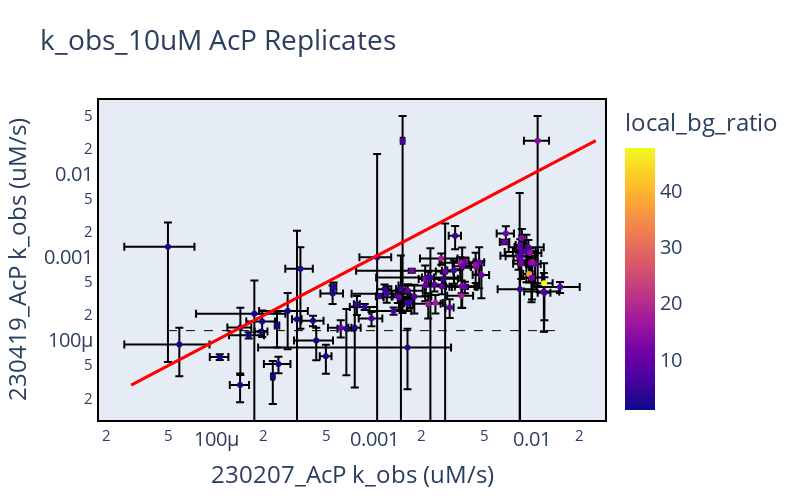
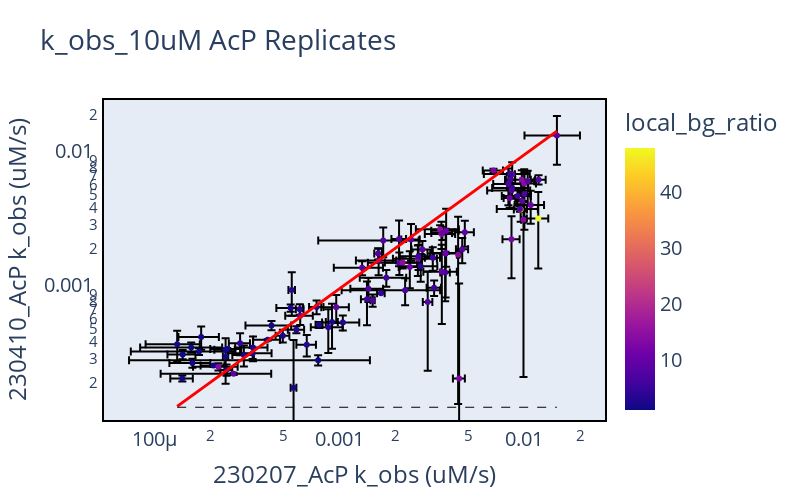
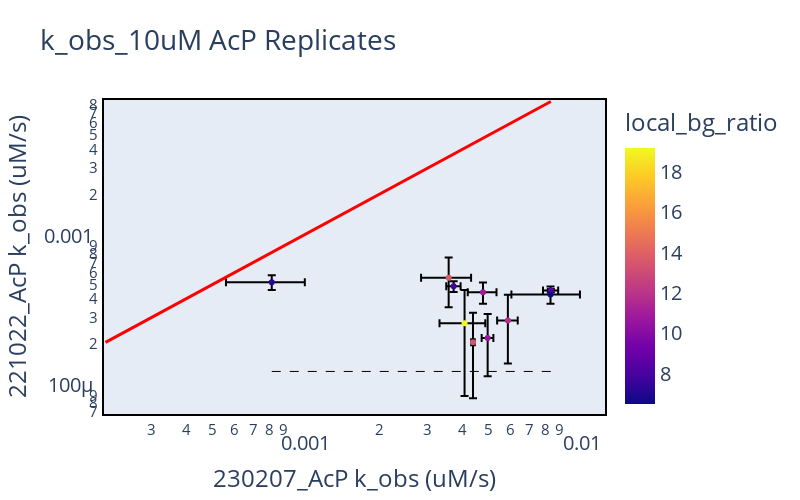
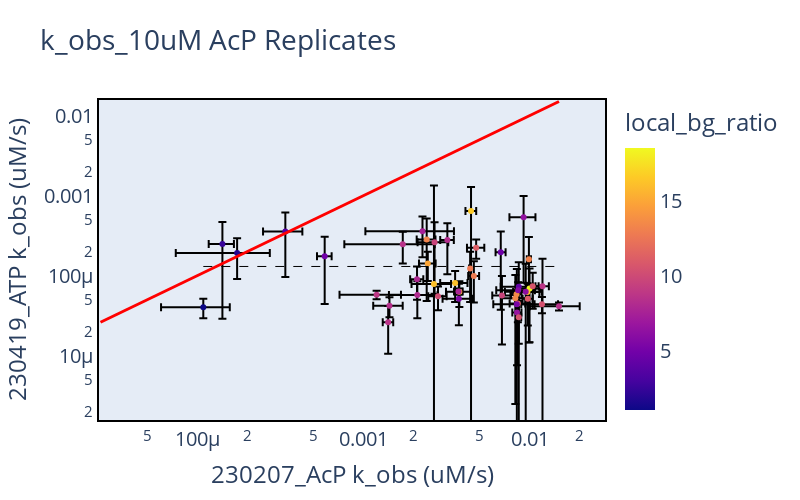

Notebook code cell kept with these figures, in order:
### Code cell
# remove empty dfs
for key, value in all_experiment_dfs.items():
    if len(value) == 0:
        del all_experiment_dfs[key]

# create list of combinations from dictionary
result_list = list(map(dict, itertools.combinations(
    all_experiment_dfs.items(), 2)))

for i in result_list:
    fig = aggregation.compare_replicates(dfs=i, color='local_bg_ratio', parameter='k_obs', parameter_label='k_obs (uM/s)', scale='log')
    fig.update_layout(title_text='k_obs_10uM AcP Replicates')

    # add a horizontal line at AcP water rate
    fig.add_shape(type='line',
                    x0=min(fig.data[0]['x']),
                    y0=df_water_rates[df_water_rates['Substrate'] == 'AcP']['Median Rate (uM/s)'].values[0],
                    x1=max(fig.data[0]['x']),
                    y1=df_water_rates[df_water_rates['Substrate'] == 'AcP']['Median Rate (uM/s)'].values[0],
                    line=dict(color='black', width=1, dash='dash')
                    )

    # save png
    title = '_'.join(list(i.keys()))
    fig.write_image(f'/Users/micaholivas/Desktop/Stanford/Research/Projects/Salesforce_Progen_Predictions/Small_ACYP_Library/5_Interpretation/SFL_progress_presentation/kobs_10uM_AcP_fit/{title}_kobs_10uM_scatter.png')
    
    display(fig)

### Figure 1 — Plotly figure (JSON) as saved in the notebook; plotly's stock layout.template omitted (floating-point values rounded to 4 significant figures)
{"data": [{"error_x": {"array": [0.0006798, 0.001577, 0.0006023, 0.0009053, 0.004977, 0.00141, 0.001574, 0.001897, 0.002953, 0.0004639, 0.0009137, 0.0005303, 0.002228, 0.0008519, 0.001954, 9.636e-05, 0.001101, 0.001636, 0.0007799, 0.0002939, 0.0008853, 0.001742, 0.0007082, 0.0002836, 0.0007676, 0.002366, 0.002327, 0.0003292, 0.0001782, 0.0009559, 0.0003477, 0.0006846, 0.0003, 0.0003553, 0.001236, 7.664e-05, 0.00029, 0.0006376, 6.539e-05, 0.0005603, 0.0002228, 0.0006642, 0.0003102, 0.0001905, 0.0006306, 0.000757, 0.0009121, 0.0004607, 0.0004006, 0.000193, 0.0006478, 0.0007348, 0.0001022, 0.0002369, 0.0004815, 0.000435, 0.0001701, 0.0002884, 0.0005681, 0.0002794, 2.45e-05, 1.414e-05, 6.786e-05, 4.205e-05, 3.994e-05, 8.045e-06, 8.891e-05, 6.731e-05, 0.001438, 4.72e-05, 9.946e-05, 1.968e-05, 0.0001042, 0.0001201, 7.889e-05, 0.0003931, 6.739e-05, 0.0001187, 8.064e-05, 0.0001633, 4.024e-05, 5.551e-06, 0.0005036, 4.02e-05, 2.324e-05, 3.213e-05, 2.247e-05, 3.354e-05, 1.788e-05, 2.26e-05, 5.857e-05, 9.949e-05]}, "error_y": {"array": [0.0002882, 0.000259, 0.004602, 0.0003668, 6.73e-05, 0.000316, 0.0003574, 0.000324, 0.0002586, 9.295e-05, 2.427e-05, 0.000243, 0.0001657, 0.000423, 0.02477, 0.0001466, 0.0001983, 0.0006799, 0.0001284, 0.00049, 0.000339, 0.0001519, 0.0001482, 0.0002753, 0.0002645, 0.0002982, 0.0006308, 0.0001407, 6.366e-05, 3.915e-05, 0.0004465, 0.0001163, 0.0002172, 0.001867, 0.0007107, 4.982e-05, 0.0005579, 0.000122, 0.0003187, 8.7e-05, 0.0001034, 9.742e-05, 8.432e-05, 0.000249, 8.937e-05, 2.557e-05, 0.0001393, 0.0005308, 7.922e-05, 9.751e-05, 6.792e-05, 7.851e-05, 5.706e-05, 0.01647, 8.156e-05, 9.177e-05, 2.02e-05, 9.523e-05, 0.0002874, 7.054e-05, 0.0001041, 4.92e-06, 2.476e-05, 2.441e-05, 9.925e-06, 6.897e-05, 9.112e-05, 0.0001141, 5.592e-05, 1.166e-05, 0.0006307, 1.099e-05, 3.321e-05, 5.714e-05, 4.255e-05, 2.217e-05, 0.000589, 4.187e-05, 9.99e-05, 3.605e-05, 0.02489, 1.963e-05, 0.0001276, 5.904e-05, 0.001281, 5.238e-05, 6.03e-05, 6.971e-05, 2.052e-06, 0.001896, 1.296e-05, 0.0003134]}, "hovertemplate": "<b>%{hovertext}</b><br><br>x=%{x}<br>y=%{y}<br>color=%{marker.color}<extra></extra>", "hovertext": ["1A10_hsapiens2_highlambda_highid_2", "1A11_hsapiens2_highlambda_highid_3", "1A12_hsapiens2_highlambda_highid_4", "1A1_hsapiens2_wt", "1A2_hsapiens2_pross_5", "1A3_hsapiens2_pross_8", "1A4_hsapiens2_pross_7", "1A5_hsapiens2_pross_6", "1A6_hsapiens2_pross_9", "1A7_hsapiens2_pross_4", "1A8_hsapiens2_pross_2", "1B10_hsapiens2_lowlambda_lowid_2", "1B11_hsapiens2_lowlambda_lowid_3", "1B12_hsapiens2_lowlambda_lowid_4", "1B1_hsapiens2_highlambda_highid_5", "1B3_hsapiens2_highlambda_highid_7", "1B4_hsapiens2_highlambda_highid_8", "1B5_hsapiens2_highlambda_highid_9", "1B6_hsapiens2_highlambda_highid_10", "1B7_hsapiens2_highlambda_highid_11", "1B8_hsapiens2_highlambda_highid_12", "1B9_hsapiens2_lowlambda_lowid_1", "1C11_phorikoshii_pross_4", "1C1_hsapiens2_lowlambda_lowid_5", "1C2_hsapiens2_lowlambda_lowid_6", "1C3_hsapiens2_lowlambda_lowid_7", "1C4_hsapiens2_lowlambda_lowid_8", "1C6_phorikoshii_wt", "1C7_phorikoshii_pross_9", "1C8_phorikoshii_pross_2", "1C9_phorikoshii_pross_3", "1D10_phorikoshii_lowlambda_highid_8", "1D1_phorikoshii_pross_5", "1D2_phorikoshii_pross_8", "1D3_phorikoshii_lowlambda_highid_1", "1D4_phorikoshii_lowlambda_highid_2", "1D5_phorikoshii_lowlambda_highid_3", "1D8_phorikoshii_lowlambda_highid_6", "1D9_phorikoshii_lowlambda_highid_7", "1E12_phorikoshii_highlambda_highid_8", "1E1_phorikoshii_lowlambda_highid_11", "1E2_phorikoshii_lowlambda_highid_12", "1E3_phorikoshii_lowlambda_highid_13", "1E4_phorikoshii_lowlambda_highid_14", "1E6_phorikoshii_highlambda_highid_2", "1E7_phorikoshii_highlambda_highid_3", "1E8_phorikoshii_highlambda_highid_4", "1F1_phorikoshii_highlambda_highid_9", "1F2_phorikoshii_highlambda_highid_10", "1F3_phorikoshii_highlambda_highid_11", "1F4_phorikoshii_highlambda_highid_12", "1F5_phorikoshii_highlambda_highid_13", "1F6_phorikoshii_lowlambda_lowid_1", "1F7_phorikoshii_lowlambda_lowid_2", "1F8_phorikoshii_lowlambda_lowid_3", "1G1_phorikoshii_lowlambda_lowid_8", "1G2_phorikoshii_lowlambda_lowid_9", "1G3_phorikoshii_highlambda_lowid_1", "1G6_phorikoshii_highlambda_lowid_4", "1G9_phorikoshii_highlambda_lowid_7", "1H10_sbenthica_lowlambda_highid_1", "1H12_sbenthica_lowlambda_highid_3", "1H1_sbenthica_pross_8", "1H2_sbenthica_pross_9", "1H4_sbenthica_pross_3", "1H5_sbenthica_pross_1", "1H8_sbenthica_pross_4", "2A10_sbenthica_lowlambda_highid_13", "2A11_sbenthica_lowlambda_highid_14", "2B10_sbenthica_highlambda_highid_11", "2B12_sbenthica_highlambda_highid_13", "2B1_sbenthica_highlambda_highid_2", "2B2_sbenthica_highlambda_highid_3", "2B5_sbenthica_highlambda_highid_6", "2B6_sbenthica_highlambda_highid_7", "2B7_sbenthica_highlambda_highid_8", "2C10_sbenthica_highlambda_lowid_1", "2C11_sbenthica_highlambda_lowid_2", "2C12_sbenthica_highlambda_lowid_3", "2C7_sbenthica_lowlambda_lowid_7", "2D2_sbenthica_highlambda_lowid_5", "2D3_sbenthica_highlambda_lowid_6", "2D5_sbenthica_highlambda_lowid_8", "2D6_sbenthica_highlambda_lowid_9", "2E4_hypf_lowlambda_highid_2", "2F1_hypf_lowlambda_highid_11", "3A1_WP_030220561.1_663182007_acylphosphatase_Streptomyces bikiniensis_wt", "3A2_WP_012632113.1_501745461_acylphosphatase_Anaeromyxobacter dehalogenans_wt", "3A3_WP_124739052.1_1527163016_acylphosphatase_Methylocystis rosea_wt", "3A6_WP_119019187.1_1477076588_acylphosphatase_Rhodopseudomonas palustris_wt", "3A9_WP_025744656.1_647301065_acylphosphatase_Salinivibrio costicola_wt", "BLANK"], "legendgroup": "", "marker": {"color": [12.2, 16.31, 11.56, 11.04, 7.803, 10.87, 47.74, 7.107, 8.417, 9.669, 12.24, 8.666, 6.706, 11.79, 13.83, 1.123, 6.91, 7.209, 37.32, 13.81, 11.32, 15.68, 17.47, 11.65, 15.45, 7.801, 5.051, 12.0, 9.162, 12.0, 9.415, 10.27, 6.601, 9.351, 6.51, 5.406, 4.702, 12.02, 14.95, 9.48, 11.66, 18.2, 9.567, 13.42, 4.231, 5.481, 17.07, 10.41, 8.865, 5.075, 9.168, 11.51, 5.668, 4.282, 6.87, 16.52, 4.312, 9.743, 10.75, 17.37, 1.445, 1.446, 1.913, 1.959, 1.424, 1.411, 2.791, 2.633, 3.815, 2.042, 4.634, 1.464, 10.84, 3.756, 4.797, 6.282, 3.099, 1.351, 2.75, 8.091, 7.607, 1.421, 7.253, 1.655, 1.892, 0.9964, 3.076, 4.297, 1.441, 1.842, 5.111, 1.314], "coloraxis": "coloraxis", "symbol": "circle"}, "mode": "markers", "name": "", "orientation": "v", "showlegend": false, "text": ["1A10_hsapiens2_highlambda_highid_2", "1A11_hsapiens2_highlambda_highid_3", "1A12_hsapiens2_highlambda_highid_4", "1A1_hsapiens2_wt", "1A2_hsapiens2_pross_5", "1A3_hsapiens2_pross_8", "1A4_hsapiens2_pross_7", "1A5_hsapiens2_pross_6", "1A6_hsapiens2_pross_9", "1A7_hsapiens2_pross_4", "1A8_hsapiens2_pross_2", "1B10_hsapiens2_lowlambda_lowid_2", "1B11_hsapiens2_lowlambda_lowid_3", "1B12_hsapiens2_lowlambda_lowid_4", "1B1_hsapiens2_highlambda_highid_5", "1B3_hsapiens2_highlambda_highid_7", "1B4_hsapiens2_highlambda_highid_8", "1B5_hsapiens2_highlambda_highid_9", "1B6_hsapiens2_highlambda_highid_10", "1B7_hsapiens2_highlambda_highid_11", "1B8_hsapiens2_highlambda_highid_12", "1B9_hsapiens2_lowlambda_lowid_1", "1C11_phorikoshii_pross_4", "1C1_hsapiens2_lowlambda_lowid_5", "1C2_hsapiens2_lowlambda_lowid_6", "1C3_hsapiens2_lowlambda_lowid_7", "1C4_hsapiens2_lowlambda_lowid_8", "1C6_phorikoshii_wt", "1C7_phorikoshii_pross_9", "1C8_phorikoshii_pross_2", "1C9_phorikoshii_pross_3", "1D10_phorikoshii_lowlambda_highid_8", "1D1_phorikoshii_pross_5", "1D2_phorikoshii_pross_8", "1D3_phorikoshii_lowlambda_highid_1", "1D4_phorikoshii_lowlambda_highid_2", "1D5_phorikoshii_lowlambda_highid_3", "1D8_phorikoshii_lowlambda_highid_6", "1D9_phorikoshii_lowlambda_highid_7", "1E12_phorikoshii_highlambda_highid_8", "1E1_phorikoshii_lowlambda_highid_11", "1E2_phorikoshii_lowlambda_highid_12", "1E3_phorikoshii_lowlambda_highid_13", "1E4_phorikoshii_lowlambda_highid_14", "1E6_phorikoshii_highlambda_highid_2", "1E7_phorikoshii_highlambda_highid_3", "1E8_phorikoshii_highlambda_highid_4", "1F1_phorikoshii_highlambda_highid_9", "1F2_phorikoshii_highlambda_highid_10", "1F3_phorikoshii_highlambda_highid_11", "1F4_phorikoshii_highlambda_highid_12", "1F5_phorikoshii_highlambda_highid_13", "1F6_phorikoshii_lowlambda_lowid_1", "1F7_phorikoshii_lowlambda_lowid_2", "1F8_phorikoshii_lowlambda_lowid_3", "1G1_phorikoshii_lowlambda_lowid_8", "1G2_phorikoshii_lowlambda_lowid_9", "1G3_phorikoshii_highlambda_lowid_1", "1G6_phorikoshii_highlambda_lowid_4", "1G9_phorikoshii_highlambda_lowid_7", "1H10_sbenthica_lowlambda_highid_1", "1H12_sbenthica_lowlambda_highid_3", "1H1_sbenthica_pross_8", "1H2_sbenthica_pross_9", "1H4_sbenthica_pross_3", "1H5_sbenthica_pross_1", "1H8_sbenthica_pross_4", "2A10_sbenthica_lowlambda_highid_13", "2A11_sbenthica_lowlambda_highid_14", "2B10_sbenthica_highlambda_highid_11", "2B12_sbenthica_highlambda_highid_13", "2B1_sbenthica_highlambda_highid_2", "2B2_sbenthica_highlambda_highid_3", "2B5_sbenthica_highlambda_highid_6", "2B6_sbenthica_highlambda_highid_7", "2B7_sbenthica_highlambda_highid_8", "2C10_sbenthica_highlambda_lowid_1", "2C11_sbenthica_highlambda_lowid_2", "2C12_sbenthica_highlambda_lowid_3", "2C7_sbenthica_lowlambda_lowid_7", "2D2_sbenthica_highlambda_lowid_5", "2D3_sbenthica_highlambda_lowid_6", "2D5_sbenthica_highlambda_lowid_8", "2D6_sbenthica_highlambda_lowid_9", "2E4_hypf_lowlambda_highid_2", "2F1_hypf_lowlambda_highid_11", "3A1_WP_030220561.1_663182007_acylphosphatase_Streptomyces bikiniensis_wt", "3A2_WP_012632113.1_501745461_acylphosphatase_Anaeromyxobacter dehalogenans_wt", "3A3_WP_124739052.1_1527163016_acylphosphatase_Methylocystis rosea_wt", "3A6_WP_119019187.1_1477076588_acylphosphatase_Rhodopseudomonas palustris_wt", "3A9_WP_025744656.1_647301065_acylphosphatase_Salinivibrio costicola_wt", "BLANK"], "type": "scatter", "x": [0.009733, 0.009966, 0.008321, 0.008511, 0.01498, 0.008187, 0.01188, 0.008585, 0.01183, 0.00669, 0.008478, 0.008381, 0.008512, 0.0068, 0.01081, 0.0002826, 0.01192, 0.009179, 0.009541, 0.008584, 0.01041, 0.009679, 0.002653, 0.009879, 0.009991, 0.009451, 0.008359, 0.004433, 0.002998, 0.001723, 0.004609, 0.002107, 0.003193, 0.002807, 0.002263, 0.001617, 0.003247, 0.003771, 0.004378, 0.002675, 0.003726, 0.003556, 0.002399, 0.002098, 0.002748, 0.003746, 0.003499, 0.003597, 0.001627, 0.002196, 0.003742, 0.003574, 0.001407, 0.001041, 0.001199, 0.002194, 0.0008693, 0.001433, 0.004759, 0.002436, 0.0001418, 0.000105, 0.0004089, 0.0004933, 0.0001601, 0.000242, 0.0005441, 0.0007515, 0.001621, 0.000247, 0.001473, 0.0001412, 0.0006127, 0.001161, 0.001675, 0.001324, 0.0003403, 0.0004286, 0.0006648, 0.0009597, 0.00151, 0.0002275, 0.00179, 0.0001948, 4.935e-05, 5.824e-05, 0.0005516, 0.0007755, 0.0001925, 0.0003237, 0.001081, 0.0001738], "xaxis": "x", "y": [0.0008483, 0.000568, 0.001326, 0.0009133, 0.0004365, 0.001023, 0.0004845, 0.001154, 0.0003851, 0.001525, 0.0008346, 0.001403, 0.001042, 0.001932, 0.02523, 0.0002243, 0.0003728, 0.001178, 0.0006253, 0.001695, 0.0008256, 0.001122, 0.0009602, 0.0005607, 0.000873, 0.001312, 0.000412, 0.0007602, 0.0002482, 0.0006864, 0.0008685, 0.0004567, 0.0006948, 0.0006712, 0.000569, 0.000278, 0.001807, 0.000867, 0.0008077, 0.0004447, 0.000876, 0.0003433, 0.0004698, 0.0005441, 0.0005498, 0.0004403, 0.000855, 0.0007758, 0.0003926, 0.0005684, 0.0004364, 0.0004462, 0.0003373, 0.000996, 0.0003634, 0.0002749, 0.0002517, 0.0003284, 0.0006078, 0.0002806, 0.0001422, 6.277e-05, 0.0001716, 6.398e-05, 0.0001148, 0.0001507, 0.0003644, 0.0001411, 8.16e-05, 5.176e-05, 0.0004123, 2.885e-05, 0.0001412, 0.0004111, 0.0002872, 0.000225, 0.000726, 9.921e-05, 0.0001377, 0.0001828, 0.02511, 3.67e-05, 0.0003368, 0.0001684, 0.001335, 8.909e-05, 0.0004351, 0.0002709, 0.0001271, 0.0001787, 0.0003372, 0.0002085], "yaxis": "y"}], "layout": {"coloraxis": {"colorbar": {"title": {"text": "local_bg_ratio"}}, "colorscale": [[0, "#0d0887"], [0.1111, "#46039f"], [0.2222, "#7201a8"], [0.3333, "#9c179e"], [0.4444, "#bd3786"], [0.5556, "#d8576b"], [0.6667, "#ed7953"], [0.7778, "#fb9f3a"], [0.8889, "#fdca26"], [1, "#f0f921"]]}, "font": {"size": 20}, "height": 500, "legend": {"font": {"size": 15}, "tracegroupgap": 0, "x": 0.01, "xanchor": "left", "y": 0.99, "yanchor": "top"}, "shapes": [{"line": {"color": "red", "width": 3}, "type": "line", "x0": 2.885e-05, "x1": 0.02523, "y0": 2.885e-05, "y1": 0.02523}, {"line": {"color": "black", "dash": "dash", "width": 1}, "type": "line", "x0": 4.935e-05, "x1": 0.01498, "y0": 0.0001304, "y1": 0.0001304}], "title": {"text": "k_obs_10uM AcP Replicates"}, "width": 800, "xaxis": {"anchor": "y", "domain": [0, 1], "gridcolor": "White", "linecolor": "black", "linewidth": 2, "mirror": true, "showgrid": false, "title": {"text": "230207_AcP\nk_obs (uM/s)"}, "type": "log"}, "yaxis": {"anchor": "x", "domain": [0, 1], "gridcolor": "White", "linecolor": "black", "linewidth": 2, "mirror": true, "showgrid": false, "title": {"text": "230419_AcP\nk_obs (uM/s)"}, "type": "log"}}}

### Figure 2 — Plotly figure (JSON) as saved in the notebook; plotly's stock layout.template omitted (floating-point values rounded to 4 significant figures)
{"data": [{"error_x": {"array": [0.0006798, 0.001577, 0.0006023, 0.0009053, 0.004977, 0.00141, 0.001574, 0.001897, 0.0005303, 0.002228, 0.0008519, 0.001954, 0.001101, 0.001636, 0.0007799, 0.0002939, 0.0008853, 0.001742, 0.0007082, 0.0002836, 0.0007676, 0.002366, 0.002327, 0.0003292, 0.0001782, 0.0009559, 0.0003477, 0.0006846, 0.0003, 0.0003553, 0.001236, 7.664e-05, 0.00029, 0.0006376, 6.539e-05, 0.0005603, 0.0002228, 0.0006642, 0.0003102, 0.0001905, 0.0006306, 0.000757, 0.0009121, 0.0004607, 0.0004006, 0.0006478, 0.0007348, 0.0001022, 0.0002369, 0.000435, 0.0001701, 0.0002884, 0.0005681, 0.0002794, 2.45e-05, 6.786e-05, 4.205e-05, 3.994e-05, 8.045e-06, 3.048e-05, 8.891e-05, 6.731e-05, 4.306e-05, 7.418e-05, 0.0001597, 4.72e-05, 3.071e-05, 1.968e-05, 0.0001042, 6.787e-05, 7.889e-05, 0.0003931, 4.403e-05, 5.898e-05, 6.739e-05, 0.0001187, 8.064e-05, 4.058e-05, 5.99e-05, 0.0001633, 3.794e-05, 1.812e-05, 4.024e-05, 9.003e-05, 0.0005036, 0.0006935, 2.02e-05, 2.935e-05, 2.247e-05, 3.354e-05, 9.949e-05]}, "error_y": {"array": [0.0007326, 0.001693, 0.0007468, 0.00114, 0.005503, 0.001846, 0.001923, 0.0008622, 0.0007074, 0.0007094, 0.0002484, 0.001168, 0.0005185, 0.000656, 0.0007476, 0.001643, 0.001244, 0.001134, 0.0004263, 0.003046, 0.00232, 0.0001775, 0.0001294, 0.0008799, 0.0005501, 0.0005757, 0.0004212, 0.0002997, 0.0003373, 0.0003044, 0.0002226, 0.0001757, 0.000135, 0.001244, 0.001654, 0.0003719, 0.0005159, 0.0005892, 0.0004461, 0.0008786, 0.0003452, 0.0009691, 0.0001966, 0.0002917, 0.0003635, 3.554e-05, 0.0007921, 0.0002988, 7.097e-05, 0.0001571, 0.0001847, 0.0002035, 0.0005757, 0.000712, 2.553e-05, 5.162e-06, 4.842e-05, 2.166e-05, 0.0001161, 9.035e-06, 4.328e-05, 8.627e-05, 0.0001011, 3.169e-05, 4.258e-06, 6.417e-06, 5.984e-06, 1.082e-05, 9.072e-05, 0.0002084, 5.091e-06, 0.0001713, 8.516e-05, 2.947e-05, 7.582e-05, 4.16e-05, 6.969e-05, 5.691e-05, 1.574e-05, 0.0001719, 7.37e-05, 2.389e-05, 8.583e-05, 3.053e-05, 0.0001728, 2.513e-05, 0.0002312, 6.334e-05, 0.0003481, 2.748e-05, 1.955e-05]}, "hovertemplate": "<b>%{hovertext}</b><br><br>x=%{x}<br>y=%{y}<br>color=%{marker.color}<extra></extra>", "hovertext": ["1A10_hsapiens2_highlambda_highid_2", "1A11_hsapiens2_highlambda_highid_3", "1A12_hsapiens2_highlambda_highid_4", "1A1_hsapiens2_wt", "1A2_hsapiens2_pross_5", "1A3_hsapiens2_pross_8", "1A4_hsapiens2_pross_7", "1A5_hsapiens2_pross_6", "1B10_hsapiens2_lowlambda_lowid_2", "1B11_hsapiens2_lowlambda_lowid_3", "1B12_hsapiens2_lowlambda_lowid_4", "1B1_hsapiens2_highlambda_highid_5", "1B4_hsapiens2_highlambda_highid_8", "1B5_hsapiens2_highlambda_highid_9", "1B6_hsapiens2_highlambda_highid_10", "1B7_hsapiens2_highlambda_highid_11", "1B8_hsapiens2_highlambda_highid_12", "1B9_hsapiens2_lowlambda_lowid_1", "1C11_phorikoshii_pross_4", "1C1_hsapiens2_lowlambda_lowid_5", "1C2_hsapiens2_lowlambda_lowid_6", "1C3_hsapiens2_lowlambda_lowid_7", "1C4_hsapiens2_lowlambda_lowid_8", "1C6_phorikoshii_wt", "1C7_phorikoshii_pross_9", "1C8_phorikoshii_pross_2", "1C9_phorikoshii_pross_3", "1D10_phorikoshii_lowlambda_highid_8", "1D1_phorikoshii_pross_5", "1D2_phorikoshii_pross_8", "1D3_phorikoshii_lowlambda_highid_1", "1D4_phorikoshii_lowlambda_highid_2", "1D5_phorikoshii_lowlambda_highid_3", "1D8_phorikoshii_lowlambda_highid_6", "1D9_phorikoshii_lowlambda_highid_7", "1E12_phorikoshii_highlambda_highid_8", "1E1_phorikoshii_lowlambda_highid_11", "1E2_phorikoshii_lowlambda_highid_12", "1E3_phorikoshii_lowlambda_highid_13", "1E4_phorikoshii_lowlambda_highid_14", "1E6_phorikoshii_highlambda_highid_2", "1E7_phorikoshii_highlambda_highid_3", "1E8_phorikoshii_highlambda_highid_4", "1F1_phorikoshii_highlambda_highid_9", "1F2_phorikoshii_highlambda_highid_10", "1F4_phorikoshii_highlambda_highid_12", "1F5_phorikoshii_highlambda_highid_13", "1F6_phorikoshii_lowlambda_lowid_1", "1F7_phorikoshii_lowlambda_lowid_2", "1G1_phorikoshii_lowlambda_lowid_8", "1G2_phorikoshii_lowlambda_lowid_9", "1G3_phorikoshii_highlambda_lowid_1", "1G6_phorikoshii_highlambda_lowid_4", "1G9_phorikoshii_highlambda_lowid_7", "1H10_sbenthica_lowlambda_highid_1", "1H1_sbenthica_pross_8", "1H2_sbenthica_pross_9", "1H4_sbenthica_pross_3", "1H5_sbenthica_pross_1", "1H6_sbenthica_pross_6", "1H8_sbenthica_pross_4", "2A10_sbenthica_lowlambda_highid_13", "2A1_sbenthica_lowlambda_highid_4", "2A3_sbenthica_lowlambda_highid_6", "2A8_sbenthica_lowlambda_highid_11", "2B10_sbenthica_highlambda_highid_11", "2B11_sbenthica_highlambda_highid_12", "2B1_sbenthica_highlambda_highid_2", "2B2_sbenthica_highlambda_highid_3", "2B3_sbenthica_highlambda_highid_4", "2B6_sbenthica_highlambda_highid_7", "2B7_sbenthica_highlambda_highid_8", "2B8_sbenthica_highlambda_highid_9", "2B9_sbenthica_highlambda_highid_10", "2C10_sbenthica_highlambda_lowid_1", "2C11_sbenthica_highlambda_lowid_2", "2C12_sbenthica_highlambda_lowid_3", "2C1_sbenthica_lowlambda_lowid_1", "2C6_sbenthica_lowlambda_lowid_6", "2C7_sbenthica_lowlambda_lowid_7", "2C9_sbenthica_lowlambda_lowid_9", "2D1_sbenthica_highlambda_lowid_4", "2D2_sbenthica_highlambda_lowid_5", "2D4_sbenthica_highlambda_lowid_7", "2D5_sbenthica_highlambda_lowid_8", "2E12_hypf_lowlambda_highid_10", "3A10_AEX04981.1_365909528_acylphosphatase_Klebsiella michiganensis_wt", "3A11_WP_028745940.1_655337825_acylphosphatase_Rhizobium mesoamericanum_wt", "3A1_WP_030220561.1_663182007_acylphosphatase_Streptomyces bikiniensis_wt", "3A2_WP_012632113.1_501745461_acylphosphatase_Anaeromyxobacter dehalogenans_wt", "BLANK"], "legendgroup": "", "marker": {"color": [9.45, 13.77, 10.95, 12.79, 7.819, 6.866, 47.91, 4.937, 6.556, 6.668, 12.53, 11.4, 7.83, 5.858, 38.77, 9.759, 8.748, 14.42, 12.29, 13.57, 6.931, 7.22, 4.569, 13.05, 7.89, 8.166, 8.287, 8.258, 5.65, 9.121, 6.598, 7.384, 5.332, 11.15, 14.34, 5.926, 5.804, 15.31, 11.6, 7.65, 3.802, 4.343, 15.42, 10.53, 9.323, 10.99, 9.762, 5.392, 3.028, 14.77, 3.415, 7.64, 9.456, 10.13, 1.167, 1.852, 1.934, 1.466, 1.687, 1.086, 2.04, 2.179, 1.923, 1.023, 8.981, 1.767, 1.277, 1.258, 9.344, 2.186, 4.368, 7.88, 1.245, 3.463, 2.368, 1.64, 3.009, 1.422, 13.52, 9.449, 4.16, 1.751, 7.548, 2.14, 5.618, 0.9922, 1.785, 3.472, 2.914, 1.91, 1.339], "coloraxis": "coloraxis", "symbol": "circle"}, "mode": "markers", "name": "", "orientation": "v", "showlegend": false, "text": ["1A10_hsapiens2_highlambda_highid_2", "1A11_hsapiens2_highlambda_highid_3", "1A12_hsapiens2_highlambda_highid_4", "1A1_hsapiens2_wt", "1A2_hsapiens2_pross_5", "1A3_hsapiens2_pross_8", "1A4_hsapiens2_pross_7", "1A5_hsapiens2_pross_6", "1B10_hsapiens2_lowlambda_lowid_2", "1B11_hsapiens2_lowlambda_lowid_3", "1B12_hsapiens2_lowlambda_lowid_4", "1B1_hsapiens2_highlambda_highid_5", "1B4_hsapiens2_highlambda_highid_8", "1B5_hsapiens2_highlambda_highid_9", "1B6_hsapiens2_highlambda_highid_10", "1B7_hsapiens2_highlambda_highid_11", "1B8_hsapiens2_highlambda_highid_12", "1B9_hsapiens2_lowlambda_lowid_1", "1C11_phorikoshii_pross_4", "1C1_hsapiens2_lowlambda_lowid_5", "1C2_hsapiens2_lowlambda_lowid_6", "1C3_hsapiens2_lowlambda_lowid_7", "1C4_hsapiens2_lowlambda_lowid_8", "1C6_phorikoshii_wt", "1C7_phorikoshii_pross_9", "1C8_phorikoshii_pross_2", "1C9_phorikoshii_pross_3", "1D10_phorikoshii_lowlambda_highid_8", "1D1_phorikoshii_pross_5", "1D2_phorikoshii_pross_8", "1D3_phorikoshii_lowlambda_highid_1", "1D4_phorikoshii_lowlambda_highid_2", "1D5_phorikoshii_lowlambda_highid_3", "1D8_phorikoshii_lowlambda_highid_6", "1D9_phorikoshii_lowlambda_highid_7", "1E12_phorikoshii_highlambda_highid_8", "1E1_phorikoshii_lowlambda_highid_11", "1E2_phorikoshii_lowlambda_highid_12", "1E3_phorikoshii_lowlambda_highid_13", "1E4_phorikoshii_lowlambda_highid_14", "1E6_phorikoshii_highlambda_highid_2", "1E7_phorikoshii_highlambda_highid_3", "1E8_phorikoshii_highlambda_highid_4", "1F1_phorikoshii_highlambda_highid_9", "1F2_phorikoshii_highlambda_highid_10", "1F4_phorikoshii_highlambda_highid_12", "1F5_phorikoshii_highlambda_highid_13", "1F6_phorikoshii_lowlambda_lowid_1", "1F7_phorikoshii_lowlambda_lowid_2", "1G1_phorikoshii_lowlambda_lowid_8", "1G2_phorikoshii_lowlambda_lowid_9", "1G3_phorikoshii_highlambda_lowid_1", "1G6_phorikoshii_highlambda_lowid_4", "1G9_phorikoshii_highlambda_lowid_7", "1H10_sbenthica_lowlambda_highid_1", "1H1_sbenthica_pross_8", "1H2_sbenthica_pross_9", "1H4_sbenthica_pross_3", "1H5_sbenthica_pross_1", "1H6_sbenthica_pross_6", "1H8_sbenthica_pross_4", "2A10_sbenthica_lowlambda_highid_13", "2A1_sbenthica_lowlambda_highid_4", "2A3_sbenthica_lowlambda_highid_6", "2A8_sbenthica_lowlambda_highid_11", "2B10_sbenthica_highlambda_highid_11", "2B11_sbenthica_highlambda_highid_12", "2B1_sbenthica_highlambda_highid_2", "2B2_sbenthica_highlambda_highid_3", "2B3_sbenthica_highlambda_highid_4", "2B6_sbenthica_highlambda_highid_7", "2B7_sbenthica_highlambda_highid_8", "2B8_sbenthica_highlambda_highid_9", "2B9_sbenthica_highlambda_highid_10", "2C10_sbenthica_highlambda_lowid_1", "2C11_sbenthica_highlambda_lowid_2", "2C12_sbenthica_highlambda_lowid_3", "2C1_sbenthica_lowlambda_lowid_1", "2C6_sbenthica_lowlambda_lowid_6", "2C7_sbenthica_lowlambda_lowid_7", "2C9_sbenthica_lowlambda_lowid_9", "2D1_sbenthica_highlambda_lowid_4", "2D2_sbenthica_highlambda_lowid_5", "2D4_sbenthica_highlambda_lowid_7", "2D5_sbenthica_highlambda_lowid_8", "2E12_hypf_lowlambda_highid_10", "3A10_AEX04981.1_365909528_acylphosphatase_Klebsiella michiganensis_wt", "3A11_WP_028745940.1_655337825_acylphosphatase_Rhizobium mesoamericanum_wt", "3A1_WP_030220561.1_663182007_acylphosphatase_Streptomyces bikiniensis_wt", "3A2_WP_012632113.1_501745461_acylphosphatase_Anaeromyxobacter dehalogenans_wt", "BLANK"], "type": "scatter", "x": [0.009733, 0.009966, 0.008321, 0.008511, 0.01498, 0.008187, 0.01188, 0.008585, 0.008381, 0.008512, 0.0068, 0.01081, 0.01192, 0.009179, 0.009541, 0.008584, 0.01041, 0.009679, 0.002653, 0.009879, 0.009991, 0.009451, 0.008359, 0.004433, 0.002998, 0.001723, 0.004609, 0.002107, 0.003193, 0.002807, 0.002263, 0.001617, 0.003247, 0.003771, 0.004378, 0.002675, 0.003726, 0.003556, 0.002399, 0.002098, 0.002748, 0.003746, 0.003499, 0.003597, 0.001627, 0.003742, 0.003574, 0.001407, 0.001041, 0.002194, 0.0008693, 0.001433, 0.004759, 0.002436, 0.0001418, 0.0004089, 0.0004933, 0.0001601, 0.000242, 0.0002409, 0.0005441, 0.0007515, 0.0001324, 0.0001577, 0.0002674, 0.000247, 0.0002079, 0.0001412, 0.0006127, 0.0009108, 0.001675, 0.001324, 0.0001785, 0.0005843, 0.0003403, 0.0004286, 0.0006648, 0.0003037, 0.0002213, 0.0009597, 0.0002899, 0.0002448, 0.00151, 0.0003389, 0.00179, 0.0007662, 0.0005641, 0.0006095, 0.0005516, 0.0007755, 0.0001738], "xaxis": "x", "y": [0.004513, 0.006103, 0.004758, 0.002335, 0.01392, 0.006036, 0.003338, 0.005638, 0.006489, 0.005399, 0.007612, 0.004217, 0.006497, 0.004918, 0.003904, 0.007143, 0.006327, 0.006507, 0.001671, 0.003265, 0.005076, 0.003928, 0.007181, 0.0002137, 0.0007946, 0.002288, 0.001972, 0.001563, 0.001699, 0.001963, 0.0009745, 0.001829, 0.001016, 0.002704, 0.001792, 0.001749, 0.001322, 0.002563, 0.001454, 0.002347, 0.001473, 0.001829, 0.002775, 0.002604, 0.001621, 0.001849, 0.001337, 0.0008332, 0.0005586, 0.001571, 0.0005162, 0.0009997, 0.002634, 0.002327, 0.0003226, 0.000415, 0.0004451, 0.0002787, 0.0003115, 0.0003497, 0.0007171, 0.0007308, 0.0003851, 0.0003646, 0.0002314, 0.0003542, 0.0002669, 0.0002139, 0.0006269, 0.0005648, 0.0009245, 0.00143, 0.000436, 0.0004945, 0.0003635, 0.000532, 0.000381, 0.0003197, 0.0002614, 0.0007256, 0.000392, 0.0002476, 0.000819, 0.0003299, 0.001204, 0.0002928, 0.0001822, 0.0007026, 0.0009761, 0.0005369, 0.0003391], "yaxis": "y"}], "layout": {"coloraxis": {"colorbar": {"title": {"text": "local_bg_ratio"}}, "colorscale": [[0, "#0d0887"], [0.1111, "#46039f"], [0.2222, "#7201a8"], [0.3333, "#9c179e"], [0.4444, "#bd3786"], [0.5556, "#d8576b"], [0.6667, "#ed7953"], [0.7778, "#fb9f3a"], [0.8889, "#fdca26"], [1, "#f0f921"]]}, "font": {"size": 20}, "height": 500, "legend": {"font": {"size": 15}, "tracegroupgap": 0, "x": 0.01, "xanchor": "left", "y": 0.99, "yanchor": "top"}, "shapes": [{"line": {"color": "red", "width": 3}, "type": "line", "x0": 0.0001324, "x1": 0.01498, "y0": 0.0001324, "y1": 0.01498}, {"line": {"color": "black", "dash": "dash", "width": 1}, "type": "line", "x0": 0.0001324, "x1": 0.01498, "y0": 0.0001304, "y1": 0.0001304}], "title": {"text": "k_obs_10uM AcP Replicates"}, "width": 800, "xaxis": {"anchor": "y", "domain": [0, 1], "gridcolor": "White", "linecolor": "black", "linewidth": 2, "mirror": true, "showgrid": false, "title": {"text": "230207_AcP\nk_obs (uM/s)"}, "type": "log"}, "yaxis": {"anchor": "x", "domain": [0, 1], "gridcolor": "White", "linecolor": "black", "linewidth": 2, "mirror": true, "showgrid": false, "title": {"text": "230410_AcP\nk_obs (uM/s)"}, "type": "log"}}}

### Figure 3 — Plotly figure (JSON) as saved in the notebook; plotly's stock layout.template omitted (floating-point values rounded to 4 significant figures)
{"data": [{"error_x": {"array": [0.0005303, 0.002327, 6.539e-05, 0.0002228, 0.0007348, 0.0005681, 0.0002417, 0.0005021, 0.00077, 0.0002594]}, "error_y": {"array": [1.117e-05, 5.644e-05, 0.000118, 3.969e-05, 0.000202, 7.189e-05, 9.736e-05, 0.0001394, 0.0001846, 5.891e-05]}, "hovertemplate": "<b>%{hovertext}</b><br><br>x=%{x}<br>y=%{y}<br>color=%{marker.color}<extra></extra>", "hovertext": ["1B10_hsapiens2_lowlambda_lowid_2", "1C4_hsapiens2_lowlambda_lowid_8", "1D9_phorikoshii_lowlambda_highid_7", "1E1_phorikoshii_lowlambda_highid_11", "1F5_phorikoshii_highlambda_highid_13", "1G6_phorikoshii_highlambda_lowid_4", "3B7_hsapiens2_V9A", "3C5_hsapiens2_A30G", "3C8_hsapiens2_W38F", "3E5_hsapiens2_F94L"], "legendgroup": "", "marker": {"color": [8.533, 6.502, 13.42, 7.822, 13.71, 10.9, 10.69, 11.76, 19.18, 7.242], "coloraxis": "coloraxis", "symbol": "circle"}, "mode": "markers", "name": "", "orientation": "v", "showlegend": false, "text": ["1B10_hsapiens2_lowlambda_lowid_2", "1C4_hsapiens2_lowlambda_lowid_8", "1D9_phorikoshii_lowlambda_highid_7", "1E1_phorikoshii_lowlambda_highid_11", "1F5_phorikoshii_highlambda_highid_13", "1G6_phorikoshii_highlambda_lowid_4", "3B7_hsapiens2_V9A", "3C5_hsapiens2_A30G", "3C8_hsapiens2_W38F", "3E5_hsapiens2_F94L"], "type": "scatter", "x": [0.008381, 0.008359, 0.004378, 0.003726, 0.003574, 0.004759, 0.004948, 0.005857, 0.004081, 0.0008171], "xaxis": "x", "y": [0.000454, 0.0004272, 0.0002041, 0.0004843, 0.000553, 0.0004423, 0.0002184, 0.0002865, 0.0002739, 0.0005162], "yaxis": "y"}], "layout": {"coloraxis": {"colorbar": {"title": {"text": "local_bg_ratio"}}, "colorscale": [[0, "#0d0887"], [0.1111, "#46039f"], [0.2222, "#7201a8"], [0.3333, "#9c179e"], [0.4444, "#bd3786"], [0.5556, "#d8576b"], [0.6667, "#ed7953"], [0.7778, "#fb9f3a"], [0.8889, "#fdca26"], [1, "#f0f921"]]}, "font": {"size": 20}, "height": 500, "legend": {"font": {"size": 15}, "tracegroupgap": 0, "x": 0.01, "xanchor": "left", "y": 0.99, "yanchor": "top"}, "shapes": [{"line": {"color": "red", "width": 3}, "type": "line", "x0": 0.0002041, "x1": 0.008381, "y0": 0.0002041, "y1": 0.008381}, {"line": {"color": "black", "dash": "dash", "width": 1}, "type": "line", "x0": 0.0008171, "x1": 0.008381, "y0": 0.0001304, "y1": 0.0001304}], "title": {"text": "k_obs_10uM AcP Replicates"}, "width": 800, "xaxis": {"anchor": "y", "domain": [0, 1], "gridcolor": "White", "linecolor": "black", "linewidth": 2, "mirror": true, "showgrid": false, "title": {"text": "230207_AcP\nk_obs (uM/s)"}, "type": "log"}, "yaxis": {"anchor": "x", "domain": [0, 1], "gridcolor": "White", "linecolor": "black", "linewidth": 2, "mirror": true, "showgrid": false, "title": {"text": "221022_AcP\nk_obs (uM/s)"}, "type": "log"}}}

### Figure 4 — Plotly figure (JSON) as saved in the notebook; plotly's stock layout.template omitted (floating-point values rounded to 4 significant figures)
{"data": [{"error_x": {"array": [0.0006798, 0.001577, 0.0006023, 0.004977, 0.00141, 0.001897, 0.002953, 0.0004639, 0.0009137, 0.0005303, 0.002228, 0.0008519, 0.001101, 0.001636, 0.0002939, 0.0008853, 0.001742, 0.0007082, 0.0002836, 0.002366, 0.002327, 0.0003292, 0.0009559, 0.0003477, 0.0006846, 0.0003, 0.0003553, 0.001236, 0.0006376, 6.539e-05, 0.0005603, 0.0002228, 0.0006642, 0.0003102, 0.0001905, 0.000757, 0.0001022, 0.0004815, 0.0002884, 0.0005681, 0.0002794, 2.45e-05, 5.898e-05, 9.003e-05, 4.819e-05, 9.949e-05]}, "error_y": {"array": [2.767e-05, 5.432e-05, 6.51e-06, 4.71e-06, 4.978e-05, 7.397e-05, 1.016e-05, 0.0001593, 1.873e-05, 2.698e-05, 1.7e-05, 4.256e-05, 8.89e-05, 0.0004553, 1.604e-05, 3.519e-05, 1.81e-05, 0.001262, 0.0001453, 7.826e-05, 7.76e-05, 0.0006433, 0.0001057, 5.266e-05, 2.779e-05, 0.0001745, 1.806e-05, 0.0001891, 2.23e-05, 7.578e-05, 0.000202, 5.5e-06, 3.391e-05, 0.0002349, 4.013e-05, 2.756e-05, 1.563e-05, 7.057e-06, 1.18e-05, 6.053e-05, 5.663e-05, 0.0002191, 0.0001312, 0.00026, 1.101e-05, 0.0001011]}, "hovertemplate": "<b>%{hovertext}</b><br><br>x=%{x}<br>y=%{y}<br>color=%{marker.color}<extra></extra>", "hovertext": ["1A10_hsapiens2_highlambda_highid_2", "1A11_hsapiens2_highlambda_highid_3", "1A12_hsapiens2_highlambda_highid_4", "1A2_hsapiens2_pross_5", "1A3_hsapiens2_pross_8", "1A5_hsapiens2_pross_6", "1A6_hsapiens2_pross_9", "1A7_hsapiens2_pross_4", "1A8_hsapiens2_pross_2", "1B10_hsapiens2_lowlambda_lowid_2", "1B11_hsapiens2_lowlambda_lowid_3", "1B12_hsapiens2_lowlambda_lowid_4", "1B4_hsapiens2_highlambda_highid_8", "1B5_hsapiens2_highlambda_highid_9", "1B7_hsapiens2_highlambda_highid_11", "1B8_hsapiens2_highlambda_highid_12", "1B9_hsapiens2_lowlambda_lowid_1", "1C11_phorikoshii_pross_4", "1C1_hsapiens2_lowlambda_lowid_5", "1C3_hsapiens2_lowlambda_lowid_7", "1C4_hsapiens2_lowlambda_lowid_8", "1C6_phorikoshii_wt", "1C8_phorikoshii_pross_2", "1C9_phorikoshii_pross_3", "1D10_phorikoshii_lowlambda_highid_8", "1D1_phorikoshii_pross_5", "1D2_phorikoshii_pross_8", "1D3_phorikoshii_lowlambda_highid_1", "1D8_phorikoshii_lowlambda_highid_6", "1D9_phorikoshii_lowlambda_highid_7", "1E12_phorikoshii_highlambda_highid_8", "1E1_phorikoshii_lowlambda_highid_11", "1E2_phorikoshii_lowlambda_highid_12", "1E3_phorikoshii_lowlambda_highid_13", "1E4_phorikoshii_lowlambda_highid_14", "1E7_phorikoshii_highlambda_highid_3", "1F6_phorikoshii_lowlambda_lowid_1", "1F8_phorikoshii_lowlambda_lowid_3", "1G3_phorikoshii_highlambda_lowid_1", "1G6_phorikoshii_highlambda_lowid_4", "1G9_phorikoshii_highlambda_lowid_7", "1H10_sbenthica_lowlambda_highid_1", "2B9_sbenthica_highlambda_highid_10", "2D4_sbenthica_highlambda_lowid_7", "2G8_hypf_lowlambda_lowid_3", "BLANK"], "legendgroup": "", "marker": {"color": [11.03, 18.57, 13.74, 8.474, 13.54, 4.255, 10.41, 4.818, 11.36, 6.617, 5.824, 9.605, 8.733, 6.423, 10.46, 10.73, 16.64, 16.2, 13.19, 6.2, 5.279, 16.6, 8.56, 12.86, 8.059, 8.265, 10.23, 7.477, 14.54, 12.77, 9.64, 7.721, 16.23, 13.27, 7.914, 5.547, 8.638, 8.869, 8.345, 11.17, 14.95, 2.483, 4.902, 3.608, 1.049, 1.833], "coloraxis": "coloraxis", "symbol": "circle"}, "mode": "markers", "name": "", "orientation": "v", "showlegend": false, "text": ["1A10_hsapiens2_highlambda_highid_2", "1A11_hsapiens2_highlambda_highid_3", "1A12_hsapiens2_highlambda_highid_4", "1A2_hsapiens2_pross_5", "1A3_hsapiens2_pross_8", "1A5_hsapiens2_pross_6", "1A6_hsapiens2_pross_9", "1A7_hsapiens2_pross_4", "1A8_hsapiens2_pross_2", "1B10_hsapiens2_lowlambda_lowid_2", "1B11_hsapiens2_lowlambda_lowid_3", "1B12_hsapiens2_lowlambda_lowid_4", "1B4_hsapiens2_highlambda_highid_8", "1B5_hsapiens2_highlambda_highid_9", "1B7_hsapiens2_highlambda_highid_11", "1B8_hsapiens2_highlambda_highid_12", "1B9_hsapiens2_lowlambda_lowid_1", "1C11_phorikoshii_pross_4", "1C1_hsapiens2_lowlambda_lowid_5", "1C3_hsapiens2_lowlambda_lowid_7", "1C4_hsapiens2_lowlambda_lowid_8", "1C6_phorikoshii_wt", "1C8_phorikoshii_pross_2", "1C9_phorikoshii_pross_3", "1D10_phorikoshii_lowlambda_highid_8", "1D1_phorikoshii_pross_5", "1D2_phorikoshii_pross_8", "1D3_phorikoshii_lowlambda_highid_1", "1D8_phorikoshii_lowlambda_highid_6", "1D9_phorikoshii_lowlambda_highid_7", "1E12_phorikoshii_highlambda_highid_8", "1E1_phorikoshii_lowlambda_highid_11", "1E2_phorikoshii_lowlambda_highid_12", "1E3_phorikoshii_lowlambda_highid_13", "1E4_phorikoshii_lowlambda_highid_14", "1E7_phorikoshii_highlambda_highid_3", "1F6_phorikoshii_lowlambda_lowid_1", "1F8_phorikoshii_lowlambda_lowid_3", "1G3_phorikoshii_highlambda_lowid_1", "1G6_phorikoshii_highlambda_lowid_4", "1G9_phorikoshii_highlambda_lowid_7", "1H10_sbenthica_lowlambda_highid_1", "2B9_sbenthica_highlambda_highid_10", "2D4_sbenthica_highlambda_lowid_7", "2G8_hypf_lowlambda_lowid_3", "BLANK"], "type": "scatter", "x": [0.009733, 0.009966, 0.008321, 0.01498, 0.008187, 0.008585, 0.01183, 0.00669, 0.008478, 0.008381, 0.008512, 0.0068, 0.01192, 0.009179, 0.008584, 0.01041, 0.009679, 0.002653, 0.009879, 0.009451, 0.008359, 0.004433, 0.001723, 0.004609, 0.002107, 0.003193, 0.002807, 0.002263, 0.003771, 0.004378, 0.002675, 0.003726, 0.003556, 0.002399, 0.002098, 0.003746, 0.001407, 0.001199, 0.001433, 0.004759, 0.002436, 0.0001418, 0.0005843, 0.0003389, 0.0001088, 0.0001738], "xaxis": "x", "y": [5.162e-05, 6.909e-05, 5.871e-05, 4.154e-05, 5.228e-05, 7.291e-05, 4.403e-05, 0.0001968, 4.494e-05, 3.462e-05, 6.578e-05, 5.639e-05, 7.383e-05, 0.0005371, 3.019e-05, 7.388e-05, 6.256e-05, 7.893e-05, 0.0001599, 6.314e-05, 4.401e-05, 0.0006422, 0.0002476, 9.903e-05, 5.719e-05, 0.0002787, 5.517e-05, 0.0003592, 6.295e-05, 0.0001227, 0.0002614, 6.344e-05, 8.09e-05, 0.0002831, 9.035e-05, 5.168e-05, 2.621e-05, 5.792e-05, 4.212e-05, 0.0002231, 0.0001424, 0.0002481, 0.0001755, 0.0003561, 4.045e-05, 0.000192], "yaxis": "y"}], "layout": {"coloraxis": {"colorbar": {"title": {"text": "local_bg_ratio"}}, "colorscale": [[0, "#0d0887"], [0.1111, "#46039f"], [0.2222, "#7201a8"], [0.3333, "#9c179e"], [0.4444, "#bd3786"], [0.5556, "#d8576b"], [0.6667, "#ed7953"], [0.7778, "#fb9f3a"], [0.8889, "#fdca26"], [1, "#f0f921"]]}, "font": {"size": 20}, "height": 500, "legend": {"font": {"size": 15}, "tracegroupgap": 0, "x": 0.01, "xanchor": "left", "y": 0.99, "yanchor": "top"}, "shapes": [{"line": {"color": "red", "width": 3}, "type": "line", "x0": 2.621e-05, "x1": 0.01498, "y0": 2.621e-05, "y1": 0.01498}, {"line": {"color": "black", "dash": "dash", "width": 1}, "type": "line", "x0": 0.0001088, "x1": 0.01498, "y0": 0.0001304, "y1": 0.0001304}], "title": {"text": "k_obs_10uM AcP Replicates"}, "width": 800, "xaxis": {"anchor": "y", "domain": [0, 1], "gridcolor": "White", "linecolor": "black", "linewidth": 2, "mirror": true, "showgrid": false, "title": {"text": "230207_AcP\nk_obs (uM/s)"}, "type": "log"}, "yaxis": {"anchor": "x", "domain": [0, 1], "gridcolor": "White", "linecolor": "black", "linewidth": 2, "mirror": true, "showgrid": false, "title": {"text": "230419_ATP\nk_obs (uM/s)"}, "type": "log"}}}
